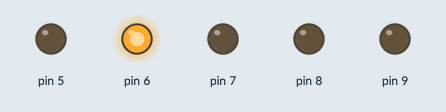
This sketch was run on a simulated Arduino Uno, built with avr-gcc and run on an emulated ATmega328P. On the bench: output pins drawn as LEDs (lit = HIGH).

Above: at 1.0 s.
At 3.1 s:
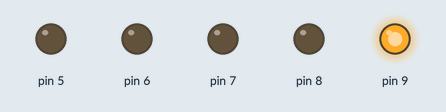
At 3.9 s:
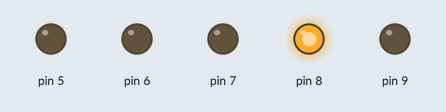
At 6.0 s:
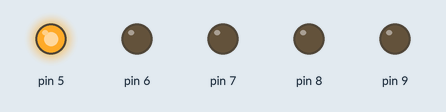
At 7.4 s:
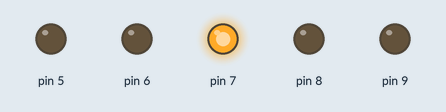
Timing chart, 0 to 8.1 s (numbered marks = the images above):
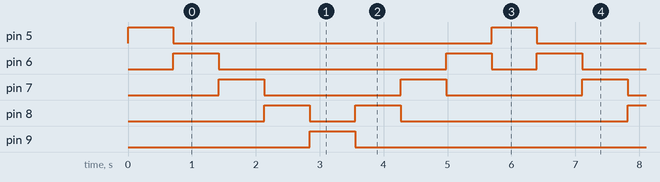

The sketch:

2.ino
```cpp
void setup() {

  pinMode(5,OUTPUT);
  pinMode(6,OUTPUT);
  pinMode(7,OUTPUT);
  pinMode(8,OUTPUT);
  pinMode(9,OUTPUT);

  digitalWrite(5,HIGH);
  delay(711);
  digitalWrite(5,LOW);
}
void loop() {

  for(int A = 6 ; A < 9; A++){

  digitalWrite(A,HIGH);
  delay(711);
  digitalWrite(A,LOW);

  }

  for(int B = 9; B > 4; B--){

  digitalWrite(B,HIGH);
  delay(711);
  digitalWrite(B,LOW);

  }
}
```

Measured:
- by itself, pin 5, pin 9: alternates HIGH for 0.71 s and LOW for 5.0 s
- by itself, pin 6: repeats every 5.7 s: LOW 3.6 s, HIGH 0.71 s, LOW 0.71 s, HIGH 0.71 s
- by itself, pin 7: alternates HIGH for 0.71 s and LOW for 2.1 s
- by itself, pin 8: repeats every 5.7 s: LOW 0.71 s, HIGH 0.71 s, LOW 3.6 s, HIGH 0.71 s
